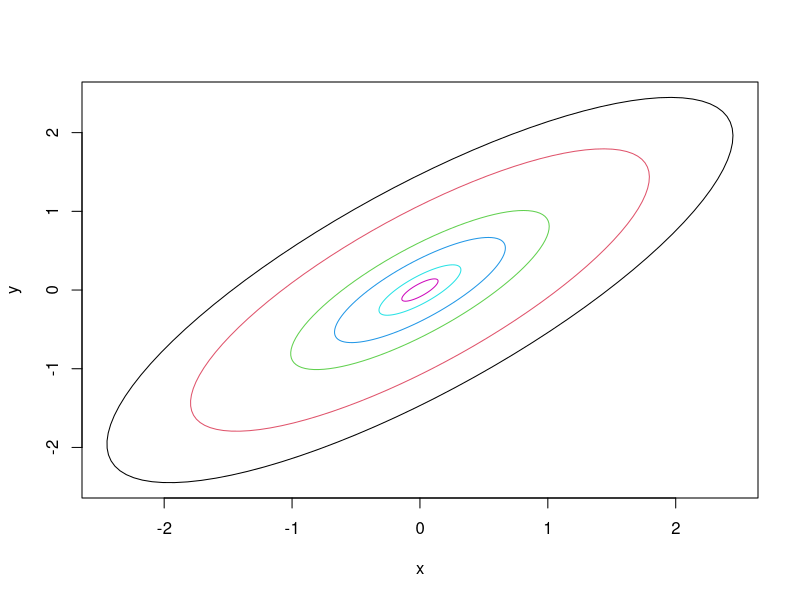
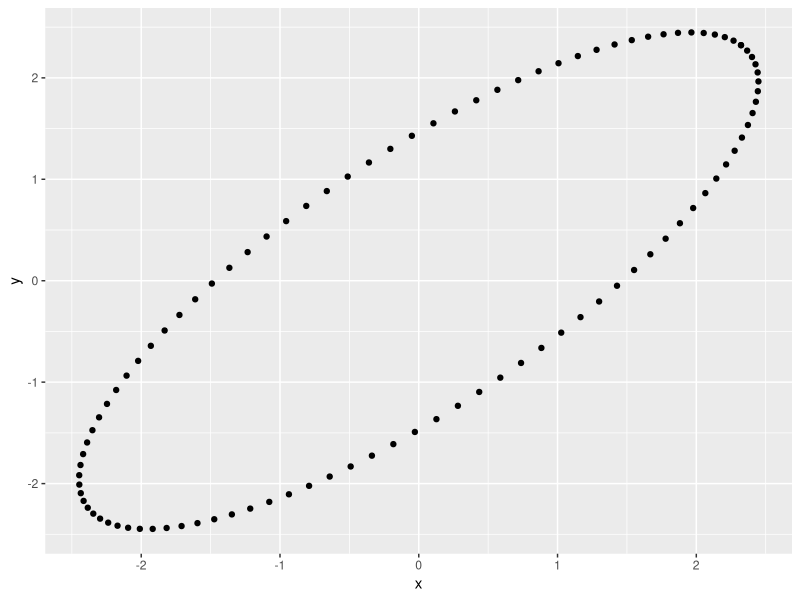
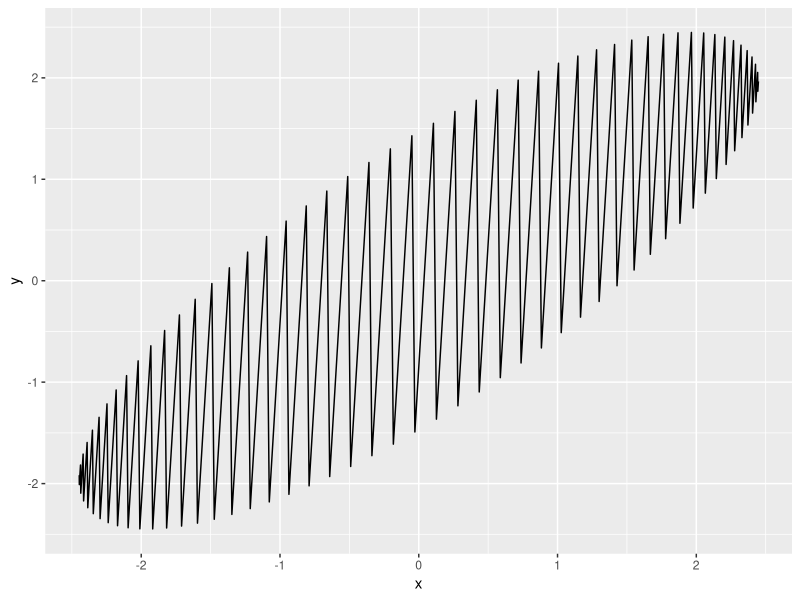
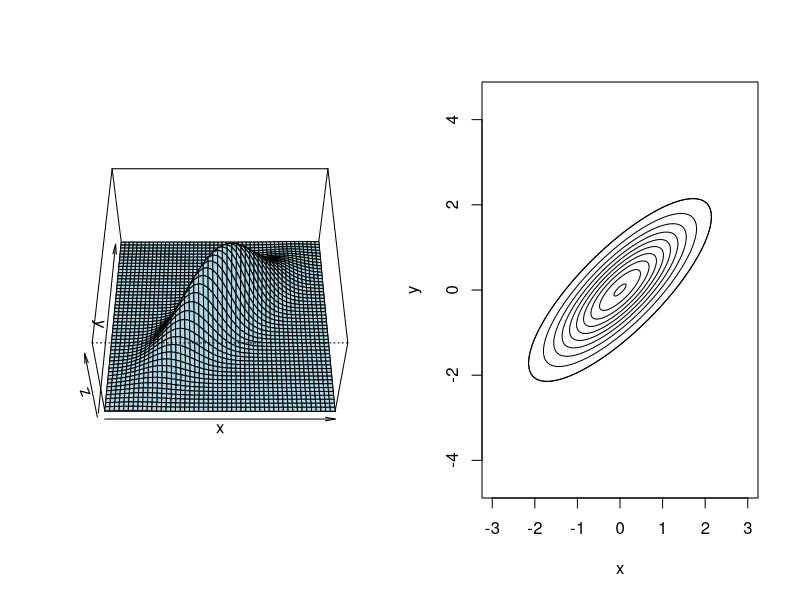

Recreate these plots in R, in order.
rm(list=ls())
library(tidyverse)
library(ellipse)

plot(ellipse(0.8), type = 'l')
points(ellipse(0.8,level=.8),col=2, type = 'l')
points(ellipse(0.8,level=.4),col=3, type = 'l')
points(ellipse(0.8,level=.2),col=4, type = 'l')
points(ellipse(0.8,level=.05),col=5, type = 'l')
points(ellipse(0.8,level=.01),col=6, type = 'l')

dat1<-data.frame(ellipse(0.8))
colnames(dat1)<-c("x","y")
dat1%>%ggplot(aes(x,y))+geom_point()

dat1[order(dat1$x,dat1$y),]%>%ggplot(aes(x,y))+geom_line()

library(mvtnorm)

x1<-seq(-3,3,length.out = 50)
y1<-x1
f1<-function(x,y){dmvnorm(c(x,y),sigma =zigma)}
zigma<-matrix(c(1,.8,.8,1),ncol = 2)
z1<-outer(x1,y1,Vectorize(f1))


par(mfrow=c(1,2))
persp(x1, y1, z1, theta = 0, phi = 50, expand = 0.5, col = "lightblue",xlab = "x", ylab = "y", zlab = "z",r=6)
plot(ellipse(0.8,level = .9), type = 'l',asp = 1,xlim = c(-3,3),ylim= c(-3,3))
for(i in seq(0.01,.9,length.out = 10)){
  points(ellipse(0.8,level=i), type = 'l')
}
